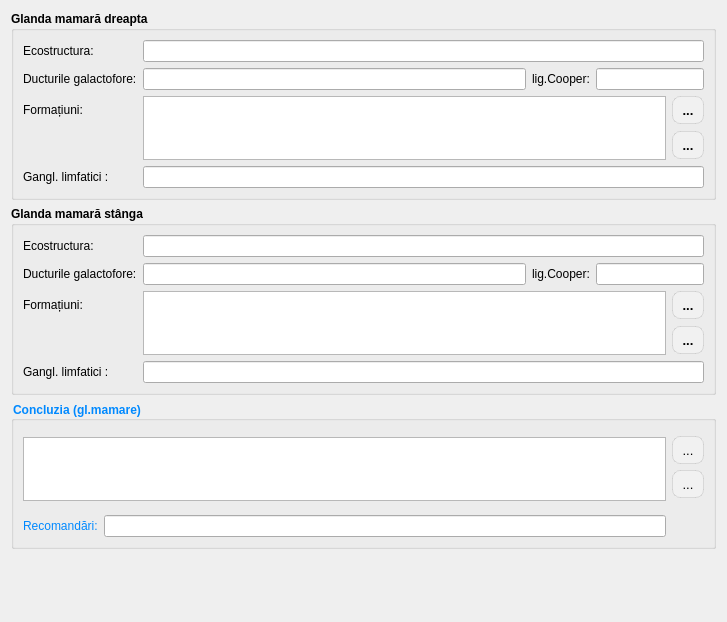
             <widget class="QWidget" name="scrollAreaWidgetContents_breast">
              <property name="geometry">
               <rect>
                <x>0</x>
                <y>0</y>
                <width>727</width>
                <height>622</height>
               </rect>
              </property>
              <layout class="QGridLayout" name="gridLayout_31">
               <item row="0" column="0">
                <widget class="QGroupBox" name="groupBox_12">
                 <property name="sizePolicy">
                  <sizepolicy hsizetype="Preferred" vsizetype="Fixed">
                   <horstretch>0</horstretch>
                   <verstretch>0</verstretch>
                  </sizepolicy>
                 </property>
                 <property name="font">
                  <font>
                   <family>Segoe UI</family>
                   <bold>true</bold>
                  </font>
                 </property>
                 <property name="title">
                  <string>Glanda mamară dreapta</string>
                 </property>
                 <layout class="QGridLayout" name="gridLayout_29">
                  <item row="0" column="0">
                   <widget class="QLabel" name="label_67">
                    <property name="font">
                     <font>
                      <family>Segoe UI</family>
                      <bold>false</bold>
                     </font>
                    </property>
                    <property name="text">
                     <string>Ecostructura:</string>
                    </property>
                   </widget>
                  </item>
                  <item row="0" column="1" colspan="4">
                   <widget class="QLineEdit" name="breast_right_ecostructure">
                    <property name="font">
                     <font>
                      <family>Segoe UI</family>
                      <bold>false</bold>
                     </font>
                    </property>
                   </widget>
                  </item>
                  <item row="1" column="0">
                   <widget class="QLabel" name="label_68">
                    <property name="font">
                     <font>
                      <family>Segoe UI</family>
                      <bold>false</bold>
                     </font>
                    </property>
                    <property name="text">
                     <string>Ducturile galactofore:</string>
                    </property>
                   </widget>
                  </item>
                  <item row="1" column="1">
                   <widget class="QLineEdit" name="breast_right_duct">
                    <property name="font">
                     <font>
                      <family>Segoe UI</family>
                      <bold>false</bold>
                     </font>
                    </property>
                   </widget>
                  </item>
                  <item row="1" column="2">
                   <widget class="QLabel" name="label_69">
                    <property name="font">
                     <font>
                      <family>Segoe UI</family>
                      <bold>false</bold>
                     </font>
                    </property>
                    <property name="text">
                     <string>lig.Cooper:</string>
                    </property>
                   </widget>
                  </item>
                  <item row="1" column="3" colspan="2">
                   <widget class="QLineEdit" name="breast_right_ligament">
                    <property name="font">
                     <font>
                      <family>Segoe UI</family>
                      <bold>false</bold>
                     </font>
                    </property>
                   </widget>
                  </item>
                  <item row="2" column="0">
                   <widget class="QLabel" name="label_70">
                    <property name="font">
                     <font>
                      <family>Segoe UI</family>
                      <bold>false</bold>
                     </font>
                    </property>
                    <property name="text">
                     <string>Formațiuni:</string>
                    </property>
                   </widget>
                  </item>
                  <item row="2" column="1" rowspan="2" colspan="3">
                   <widget class="QPlainTextEdit" name="breast_right_formations">
                    <property name="sizePolicy">
                     <sizepolicy hsizetype="Expanding" vsizetype="Preferred">
                      <horstretch>0</horstretch>
                      <verstretch>0</verstretch>
                     </sizepolicy>
                    </property>
                    <property name="maximumSize">
                     <size>
                      <width>16777215</width>
                      <height>64</height>
                     </size>
                    </property>
                    <property name="font">
                     <font>
                      <family>Segoe UI</family>
                      <bold>false</bold>
                     </font>
                    </property>
                   </widget>
                  </item>
                  <item row="2" column="4">
                   <widget class="QToolButton" name="btnSelectTempletsBreastRight">
                    <property name="styleSheet">
                     <string notr="true">QToolButton
{
    border: 1px solid rgba(0, 0, 0, 0.1);
    border-radius: 8px;
    background-color: #f1f1f1;
    color: #000000;
    font-size: 13px;
    padding: 4px 4px;
}
QToolButton:hover
{
    background-color: #e0e0e0;
}
QToolButton:pressed
{
    background-color: #d0d0d0;
}</string>
                    </property>
                    <property name="text">
                     <string>...</string>
                    </property>
                    <property name="icon">
                     <iconset resource="../resource.qrc">
                      <normaloff>:/img/select.png</normaloff>:/img/select.png</iconset>
                    </property>
                   </widget>
                  </item>
                  <item row="3" column="4">
                   <widget class="QToolButton" name="btnAddTempletsBreastRight">
                    <property name="styleSheet">
                     <string notr="true">QToolButton
{
    border: 1px solid rgba(0, 0, 0, 0.1);
    border-radius: 8px;
    background-color: #f1f1f1;
    color: #000000;
    font-size: 13px;
    padding: 4px 4px;
}
QToolButton:hover
{
    background-color: #e0e0e0;
}
QToolButton:pressed
{
    background-color: #d0d0d0;
}</string>
                    </property>
                    <property name="text">
                     <string>...</string>
                    </property>
                    <property name="icon">
                     <iconset resource="../resource.qrc">
                      <normaloff>:/img/add_x32.png</normaloff>:/img/add_x32.png</iconset>
                    </property>
                   </widget>
                  </item>
                  <item row="4" column="0">
                   <widget class="QLabel" name="label_71">
                    <property name="font">
                     <font>
                      <family>Segoe UI</family>
                      <bold>false</bold>
                     </font>
                    </property>
                    <property name="text">
                     <string>Gangl. limfatici :</string>
                    </property>
                   </widget>
                  </item>
                  <item row="4" column="1" colspan="4">
                   <widget class="QLineEdit" name="breast_right_ganglions">
                    <property name="font">
                     <font>
                      <family>Segoe UI</family>
                      <bold>false</bold>
                     </font>
                    </property>
                   </widget>
                  </item>
                 </layout>
                </widget>
               </item>
               <item row="1" column="0">
                <widget class="QGroupBox" name="groupBox_13">
                 <property name="sizePolicy">
                  <sizepolicy hsizetype="Preferred" vsizetype="Fixed">
                   <horstretch>0</horstretch>
                   <verstretch>0</verstretch>
                  </sizepolicy>
                 </property>
                 <property name="font">
                  <font>
                   <family>Segoe UI</family>
                   <bold>true</bold>
                  </font>
                 </property>
                 <property name="title">
                  <string>Glanda mamară stânga</string>
                 </property>
                 <layout class="QGridLayout" name="gridLayout_28">
                  <item row="0" column="0">
                   <widget class="QLabel" name="label_75">
                    <property name="font">
                     <font>
                      <family>Segoe UI</family>
                      <bold>false</bold>
                     </font>
                    </property>
                    <property name="text">
                     <string>Ecostructura:</string>
                    </property>
                   </widget>
                  </item>
                  <item row="0" column="1" colspan="4">
                   <widget class="QLineEdit" name="breast_left_ecostructure">
                    <property name="font">
                     <font>
                      <family>Segoe UI</family>
                      <bold>false</bold>
                     </font>
                    </property>
                   </widget>
                  </item>
                  <item row="1" column="0">
                   <widget class="QLabel" name="label_73">
                    <property name="font">
                     <font>
                      <family>Segoe UI</family>
                      <bold>false</bold>
                     </font>
                    </property>
                    <property name="text">
                     <string>Ducturile galactofore:</string>
                    </property>
                   </widget>
                  </item>
                  <item row="1" column="1">
                   <widget class="QLineEdit" name="breast_left_duct">
                    <property name="font">
                     <font>
                      <family>Segoe UI</family>
                      <bold>false</bold>
                     </font>
                    </property>
                   </widget>
                  </item>
                  <item row="1" column="2">
                   <widget class="QLabel" name="label_74">
                    <property name="font">
                     <font>
                      <family>Segoe UI</family>
                      <bold>false</bold>
                     </font>
                    </property>
                    <property name="text">
                     <string>lig.Cooper:</string>
                    </property>
                   </widget>
                  </item>
                  <item row="1" column="3" colspan="2">
                   <widget class="QLineEdit" name="breast_left_ligament">
                    <property name="font">
                     <font>
                      <family>Segoe UI</family>
                      <bold>false</bold>
                     </font>
                    </property>
                   </widget>
                  </item>
                  <item row="2" column="0">
                   <widget class="QLabel" name="label_76">
                    <property name="font">
                     <font>
                      <family>Segoe UI</family>
                      <bold>false</bold>
                     </font>
                    </property>
                    <property name="text">
                     <string>Formațiuni:</string>
                    </property>
                   </widget>
                  </item>
                  <item row="2" column="1" rowspan="2" colspan="3">
                   <widget class="QPlainTextEdit" name="breast_left_formations">
                    <property name="sizePolicy">
                     <sizepolicy hsizetype="Expanding" vsizetype="Preferred">
                      <horstretch>0</horstretch>
                      <verstretch>0</verstretch>
                     </sizepolicy>
                    </property>
                    <property name="maximumSize">
                     <size>
                      <width>16777215</width>
                      <height>64</height>
                     </size>
                    </property>
                    <property name="font">
                     <font>
                      <family>Segoe UI</family>
                      <bold>false</bold>
                     </font>
                    </property>
                   </widget>
                  </item>
                  <item row="2" column="4">
                   <widget class="QToolButton" name="btnSelectTempletsBreastLeft">
                    <property name="styleSheet">
                     <string notr="true">QToolButton
{
    border: 1px solid rgba(0, 0, 0, 0.1);
    border-radius: 8px;
    background-color: #f1f1f1;
    color: #000000;
    font-size: 13px;
    padding: 4px 4px;
}
QToolButton:hover
{
    background-color: #e0e0e0;
}
QToolButton:pressed
{
    background-color: #d0d0d0;
}</string>
                    </property>
                    <property name="text">
                     <string>...</string>
                    </property>
                    <property name="icon">
                     <iconset resource="../resource.qrc">
                      <normaloff>:/img/select.png</normaloff>:/img/select.png</iconset>
                    </property>
                   </widget>
                  </item>
                  <item row="3" column="4">
                   <widget class="QToolButton" name="btnAddTempletsBreastLeft">
                    <property name="styleSheet">
                     <string notr="true">QToolButton
{
    border: 1px solid rgba(0, 0, 0, 0.1);
    border-radius: 8px;
    background-color: #f1f1f1;
    color: #000000;
    font-size: 13px;
    padding: 4px 4px;
}
QToolButton:hover
{
    background-color: #e0e0e0;
}
QToolButton:pressed
{
    background-color: #d0d0d0;
}</string>
                    </property>
                    <property name="text">
                     <string>...</string>
                    </property>
                    <property name="icon">
                     <iconset resource="../resource.qrc">
                      <normaloff>:/img/add_x32.png</normaloff>:/img/add_x32.png</iconset>
                    </property>
                   </widget>
                  </item>
                  <item row="4" column="0">
                   <widget class="QLabel" name="label_72">
                    <property name="font">
                     <font>
                      <family>Segoe UI</family>
                      <bold>false</bold>
                     </font>
                    </property>
                    <property name="text">
                     <string>Gangl. limfatici :</string>
                    </property>
                   </widget>
                  </item>
                  <item row="4" column="1" colspan="4">
                   <widget class="QLineEdit" name="breast_left_ganglions">
                    <property name="font">
                     <font>
                      <family>Segoe UI</family>
                      <bold>false</bold>
                     </font>
                    </property>
                   </widget>
                  </item>
                 </layout>
                </widget>
               </item>
               <item row="2" column="0">
                <widget class="QGroupBox" name="groupBox_19">
                 <property name="sizePolicy">
                  <sizepolicy hsizetype="Preferred" vsizetype="Fixed">
                   <horstretch>0</horstretch>
                   <verstretch>0</verstretch>
                  </sizepolicy>
                 </property>
                 <property name="font">
                  <font>
                   <family>Cantarell</family>
                   <bold>true</bold>
                  </font>
                 </property>
                 <property name="styleSheet">
                  <string notr="true">color: rgb(0, 137, 255);</string>
                 </property>
                 <property name="title">
                  <string>Concluzia (gl.mamare)</string>
                 </property>
                 <layout class="QGridLayout" name="gridLayout_30">
                  <item row="1" column="2">
                   <widget class="QToolButton" name="btn_template_breast">
                    <property name="styleSheet">
                     <string notr="true">QToolButton
{
    border: 1px solid rgba(0, 0, 0, 0.1);
    border-radius: 8px;
    background-color: #f1f1f1;
    color: #000000;
    font-size: 13px;
    padding: 4px 4px;
}
QToolButton:hover
{
    background-color: #e0e0e0;
}
QToolButton:pressed
{
    background-color: #d0d0d0;
}</string>
                    </property>
                    <property name="text">
                     <string>...</string>
                    </property>
                    <property name="icon">
                     <iconset resource="../resource.qrc">
                      <normaloff>:/img/select.png</normaloff>:/img/select.png</iconset>
                    </property>
                   </widget>
                  </item>
                  <item row="4" column="0">
                   <widget class="QLabel" name="label_137">
                    <property name="text">
                     <string>Recomandări:</string>
                    </property>
                   </widget>
                  </item>
                  <item row="3" column="2" rowspan="2">
                   <spacer name="verticalSpacer_10">
                    <property name="orientation">
                     <enum>Qt::Vertical</enum>
                    </property>
                    <property name="sizeHint" stdset="0">
                     <size>
                      <width>20</width>
                      <height>39</height>
                     </size>
                    </property>
                   </spacer>
                  </item>
                  <item row="0" column="0" rowspan="4" colspan="2">
                   <widget class="QPlainTextEdit" name="breast_concluzion">
                    <property name="maximumSize">
                     <size>
                      <width>16777215</width>
                      <height>64</height>
                     </size>
                    </property>
                    <property name="font">
                     <font>
                      <bold>false</bold>
                     </font>
                    </property>
                   </widget>
                  </item>
                  <item row="4" column="1">
                   <widget class="LineEditCustom" name="breast_recommendation"/>
                  </item>
                  <item row="2" column="2">
                   <widget class="QToolButton" name="btn_add_template_breast">
                    <property name="styleSheet">
                     <string notr="true">QToolButton
{
    border: 1px solid rgba(0, 0, 0, 0.1);
    border-radius: 8px;
    background-color: #f1f1f1;
    color: #000000;
    font-size: 13px;
    padding: 4px 4px;
}
QToolButton:hover
{
    background-color: #e0e0e0;
}
QToolButton:pressed
{
    background-color: #d0d0d0;
}</string>
                    </property>
                    <property name="text">
                     <string>...</string>
                    </property>
                    <property name="icon">
                     <iconset resource="../resource.qrc">
                      <normaloff>:/img/add_x32.png</normaloff>:/img/add_x32.png</iconset>
                    </property>
                   </widget>
                  </item>
                 </layout>
                </widget>
               </item>
               <item row="3" column="0">
                <spacer name="verticalSpacer_6">
                 <property name="orientation">
                  <enum>Qt::Vertical</enum>
                 </property>
                 <property name="sizeHint" stdset="0">
                  <size>
                   <width>20</width>
                   <height>40</height>
                  </size>
                 </property>
                </spacer>
               </item>
              </layout>
             </widget>
